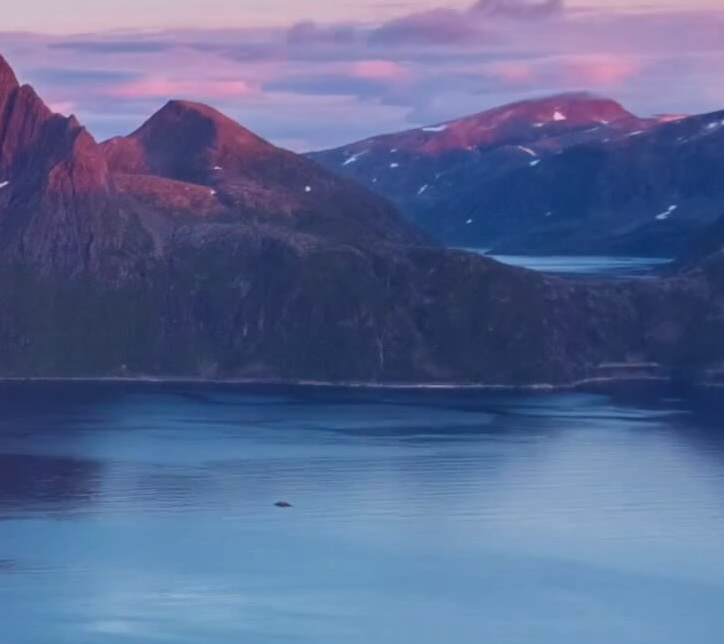
#> input picture samples/small_image/small_image_02.jpg, 724 x 644 px
$ python samll_image_noise.py
#> lines starting #> are read from the running program, lines starting #| are printed output that depends on the picture
import cv2
import numpy as np

# Load the image
image_path = "samples/small_image/small_image_02.jpg"
image = cv2.imread(image_path)
#> image is the input picture: shape (644, 724, 3); mean B, G, R 146.3, 104.3, 89.7

# Add noise to each pixel
noise = np.round(np.random.normal(0, 1, image.shape) * 50)
noisy_image = image + noise
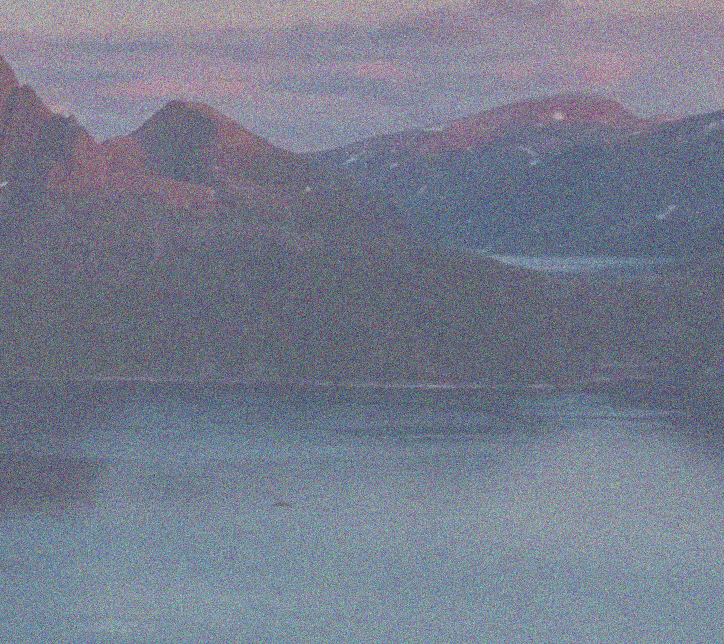
#> noisy_image: shape (644, 724, 3) float64; mean B, G, R 146.3, 104.5, 89.8; drawn with min black and max white

# Save the noisy image
noisy_image_path = "samples/noisy_image/noisy_image_02.jpg"
cv2.imwrite(noisy_image_path, noisy_image)
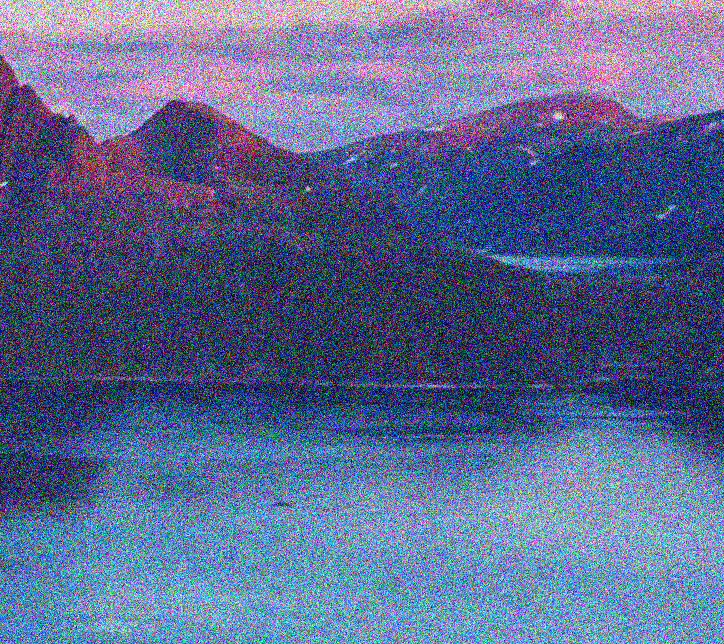
#> saved as noisy_image_02.jpg: shape (644, 724, 3); mean B, G, R 145.4, 105.7, 92.1
